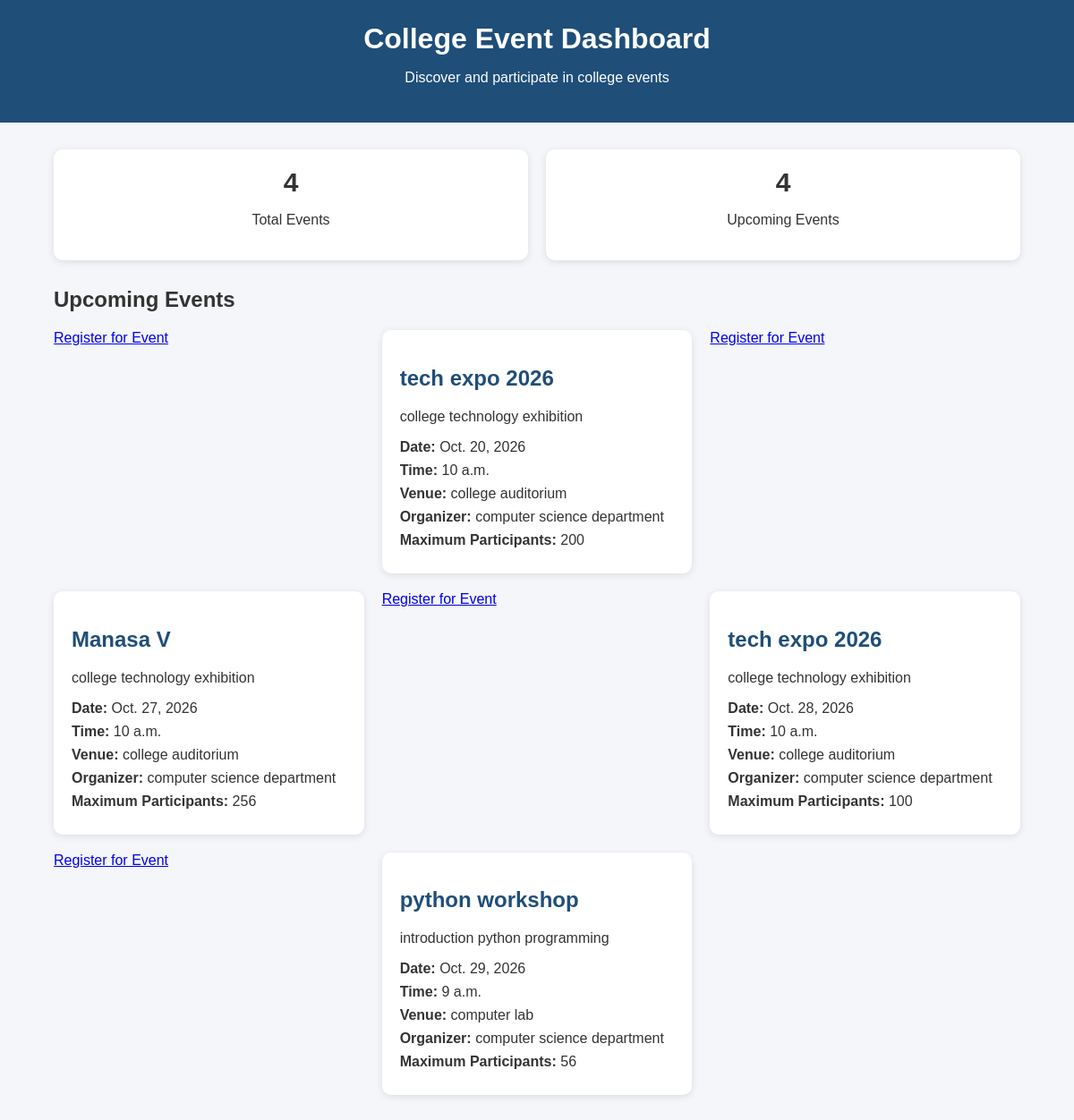
/events/ (signed in), run on the app's committed database.
### events/models.py (models this page shows, shortened)
class Event(models.Model):
    name = models.CharField(max_length=200)
    description = models.TextField()
    date = models.DateField()
    time = models.TimeField()
    venue = models.CharField(max_length=200)
    organizer = models.CharField(max_length=200)
    max_participants = models.PositiveIntegerField()
    created_at = models.DateTimeField(auto_now_add=True)

### events/views.py (the view)
# urls.py: path("events/", events, name="events"),
@login_required
def events(request):
    events = Event.objects.all().order_by(
        'date',
        'time'
    )
    return render(
        request,
        'events/event_list.html',
        {
            'events': events
        }
    )

### events/templates/events/event_list.html (shortened to what this page needs)
{% load static %}
<!DOCTYPE html>
<html>
<head>
    <link rel="stylesheet"
          href="{% static 'events/style.css' %}">
</head>
<body>
<div class="header">
    <h1>College Event Dashboard</h1>
    <p>Discover and participate in college events</p>
</div>
<div class="container">
    <div class="stats">
        <div class="stat-card">
            <h2>{{ events|length }}</h2>
            <p>Total Events</p>
        </div>
        <div class="stat-card">
            <h2>{{ events|length }}</h2>
            <p>Upcoming Events</p>
        </div>
    </div>
    <h2>Upcoming Events</h2>
    <div class="events">
        {% if events %}
            {% for event in events %}
<a href="{% url 'register_event' event.id %}">
    Register for Event
</a>
            <div class="event-card">
                <h2>{{ event.name }}</h2>
                <p>{{ event.description }}</p>
                <p class="event-info">
                    <span class="label">Date:</span>
                    {{ event.date }}
                </p>
                <p class="event-info">
                    <span class="label">Time:</span>
                    {{ event.time }}
                </p>
                <p class="event-info">
                    <span class="label">Venue:</span>
                    {{ event.venue }}
                </p>
                <p class="event-info">
                    <span class="label">Organizer:</span>
                    {{ event.organizer }}
                </p>
                <p class="event-info">
                    <span class="label">Maximum Participants:</span>
                    {{ event.max_participants }}
                </p>
            </div>
            {% endfor %}
        {% else %}
            <p>No events available.</p>
        {% endif %}
    </div>
</div>
</body>
</html>

### events/static/events/style.css (style rules this page uses)
body { margin: 0; font-family: Arial, sans-serif; background: #f4f6f9; color: #333; }
.header { background: #1f4e79; color: white; padding: 25px; text-align: center; }
.header h1 { margin: 0; }
.container { width: 90%; max-width: 1200px; margin: 30px auto; }
.stats { display: flex; gap: 20px; margin-bottom: 30px; }
.stat-card { background: white; padding: 20px; flex: 1; border-radius: 10px; box-shadow: 0 2px 8px rgba(0, 0, 0, 0.1); text-align: center; }
.stat-card h2 { margin: 0; font-size: 30px; }
.events { display: grid; grid-template-columns: repeat(auto-fit, minmax(280px, 1fr)); gap: 20px; }
.event-card { background: white; padding: 20px; border-radius: 10px; box-shadow: 0 2px 8px rgba(0, 0, 0, 0.1); }
.event-card h2 { color: #1f4e79; }
.event-info { margin: 8px 0; }
.label { font-weight: bold; }

### data on the page
Event: name "tech expo 2026", description "college technology exhibition", date "Oct. 20, 2026", time "10 a.m.", venue "college auditorium", organizer "computer science department", max_participants "200"
Event: name "Manasa V", description "college technology exhibition", date "Oct. 27, 2026", time "10 a.m.", venue "college auditorium", organizer "computer science department", max_participants "256"
Event: name "tech expo 2026", description "college technology exhibition", date "Oct. 28, 2026", time "10 a.m.", venue "college auditorium", organizer "computer science department", max_participants "100"
Event: name "python workshop", description "introduction python programming", date "Oct. 29, 2026", time "9 a.m.", venue "computer lab", organizer "computer science department", max_participants "56"

### other printed values
{{ events|length }} "4"
